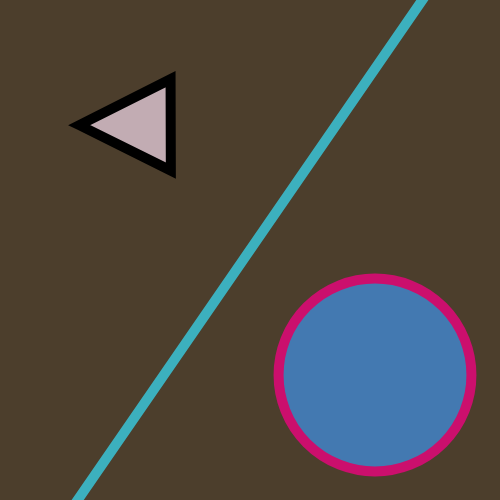
Frame 1 (no input)
Frame 60 (no input): identical to frame 1, image omitted
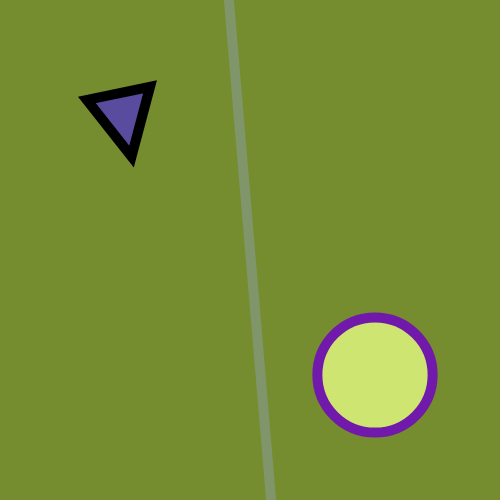
Frame 120 (the mouse pressed at the canvas centre since frame 60)

The p5.js sketch that drew these frames (run headless with seeded random() and noise() and a simulated clock; from frame 60 on, the mouse is pressed at the canvas centre):

// p5.js sketch
// ── sketch.js
// Sketch of a line, circle, and triangle
// When user clicks the screen, the composition, color, and position of the objects changes


// Variable for shape sizes
let circleSize;
let triangleSize;

// Variable for object rotations
let triangleRotation;
let lineRotation;

let layout;

// Stores X and Y position of circle
let circleX;
let circleY;

// Stores X and Y position of triangle
let triangleX;
let triangleY;

// Stores colors for background and the objects
let backgroundColor;
let circleColor;
let triangleColor;
let lineColor;

// Stores stroke colors for circle and triangle
let circleStrokeColor;
let triangleStrokeColor;


function setup() {
  // Canvas size
  createCanvas(500, 500);

  angleMode(DEGREES);

  // Generate the starting random composition
  randomizeSketch();
}


function draw() {

  background(backgroundColor);

  // Randomly choose between two opposite arrangements for the triangle and circle
  if (layout < 0.5) {

    // Triangle top right, circle bottom left
    triangleX = 350;    // 75% of canvas
    triangleY = 125;    // 25% of canvas

    circleX = 125;
    circleY = 375;

  } else {

    // Triangle top left, circle bottom right
    triangleX = 125;
    triangleY = 125;

    circleX = 375;
    circleY = 375;

  }


  // Drawing the line
  push();
  // Move the origin to the center of the canvas so the line rotates around the center
  translate(width / 2, height / 2);
  rotate(lineRotation);
  // Set the line's color and thickness
  stroke(lineColor);
  strokeWeight(10);
  line(-400, 0, 400, 0);
  pop();


  // Drawing the circle
  fill(circleColor);
  // Set the circle's random stroke color and thickness
  stroke(circleStrokeColor);
  strokeWeight(10);
  ellipse(circleX, circleY, circleSize);


  // Drawing the triangle
  push();
  translate(triangleX, triangleY);
  rotate(triangleRotation);
  fill(triangleColor);
  // Set the triangle's random stroke color and thickness
  stroke(0,0,0);
  strokeWeight(10);
  triangle(
    0, -triangleSize / 2,       // top point
    -triangleSize / 2, triangleSize / 2,    // bottom-left point  
    triangleSize / 2, triangleSize / 2      // bottom-right point
  );
  pop();
}


function mousePressed() {

  // Generate a new random composition every time the user clicks
  randomizeSketch();
}


function randomizeSketch() {

  // starting transformations, random size and rotation for the objects
  circleSize = random(50, 250);
  triangleSize = random(50, 250);

  triangleRotation = random(360);
  lineRotation = random(360);

  // Generate a random decimal number between 0 and 1 in layout
  layout = random(1);


  // randomized colors
  backgroundColor = color(
    random(0, 255),
    random(0, 255),
    random(0, 255)
  );

  circleColor = color(
    random(0, 255),
    random(0, 255),
    random(0, 255)
  );
  circleStrokeColor = color(
    random(0, 255),
    random(0, 255),
    random(0, 255)
  );

  triangleColor = color(
    random(0, 255),
    random(0, 255),
    random(0, 255)
  );

  lineColor = color(
    random(50, 200),
    random(50, 200),
    random(50, 200)
  );
}
// ── readme.html
<!DOCTYPE html>
<html lang="en">
<head>
  <meta charset="UTF-8">
  <script src="sketch.js"></script>
  <title>Sketch Name</title> <!--Update your title here-->
  <!--Add style to your code within the style tag <style></style>
  Read the W3Schools CSS Intro for more: https://www.w3schools.com/css/css_intro.asp 
  -->
  <style>
    body {
      font-family: sans-serif;
      margin: 2em;
      /*padding: 1em;*/
      color: #000000;
      background-color: #f0f0f0;
    }

    a {
      color: rgb(0,0,255);
    }

    a:hover {
      text-decoration: dashed;
    }

    h1 {
      /* Insert your own style here */
    }

    h2 {
      /* Insert your own style here */
    }
  </style>
</head>

<body>
    <h1>Sketch Name</h1>
    <p>Add your description here.</p>
    <p><a href="index.html" target="_blank">Link to sketch</a></p>

   <h2>Resources</h2>
   <ul>
    <li><a href="http://example.com" target="_blank">One reference</a></li>
    <li><a href="http://example.com" target="_blank">Another reference</a></li>
    <li><a href="http://example.com" target="_blank">And another reference</a></li>
   </ul>

    <!--Replace with your own image-->
    <!--You can limit the size of your displayed image using "height" or "width" -->
    <img src="media/image.jpg" height="400px" alt="This the alt description of this image. This is a picture of a cat."></img>
</body>
</html>
